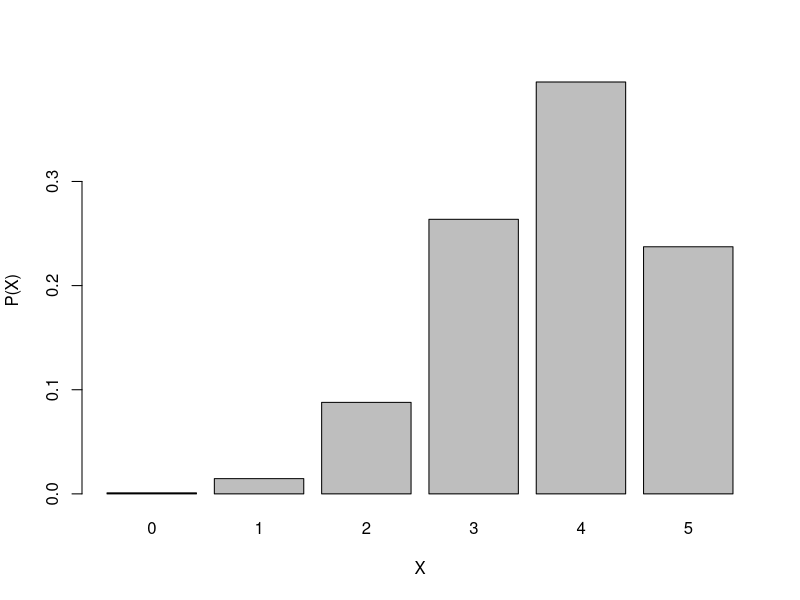
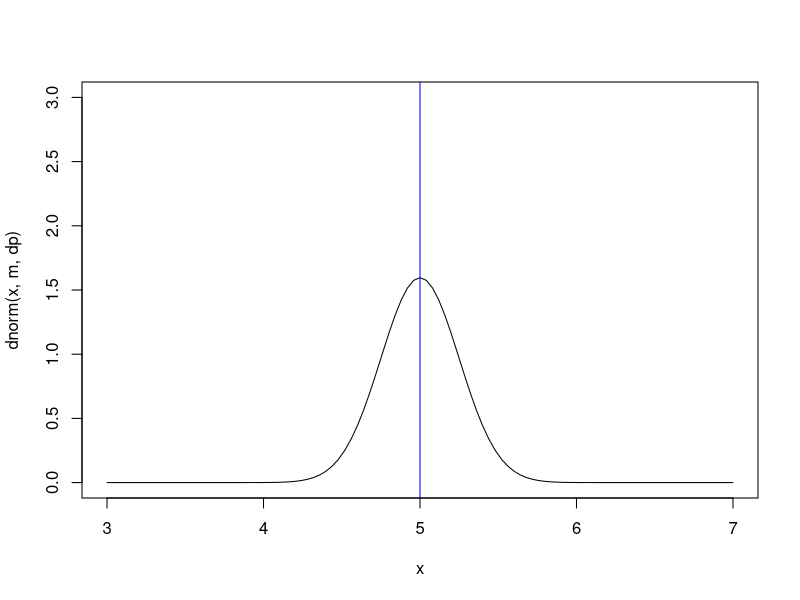
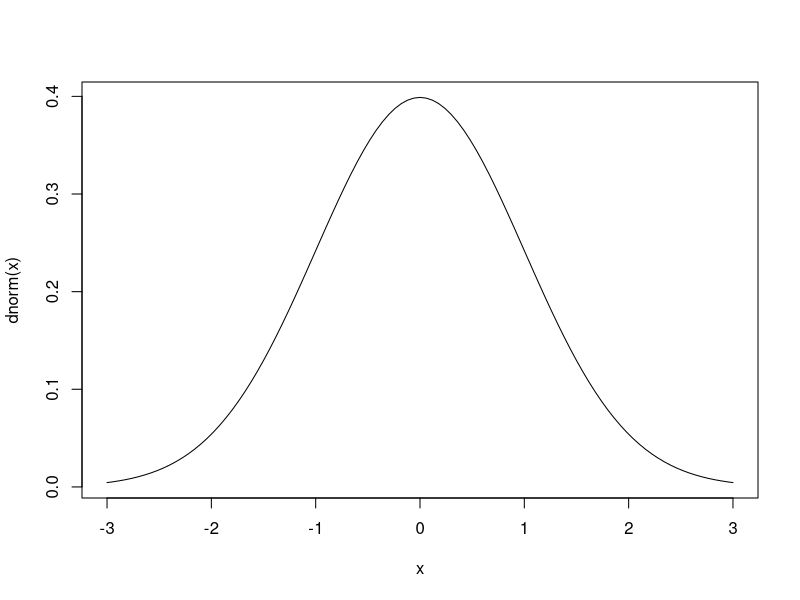
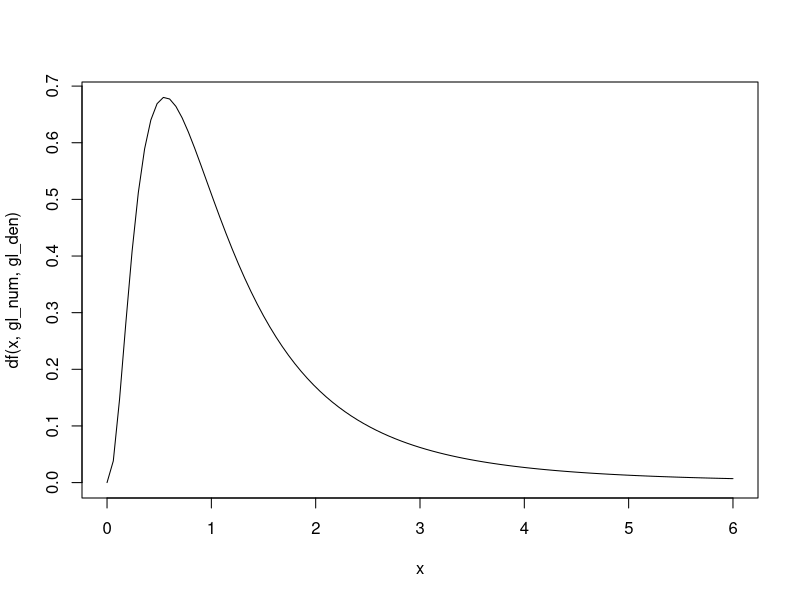
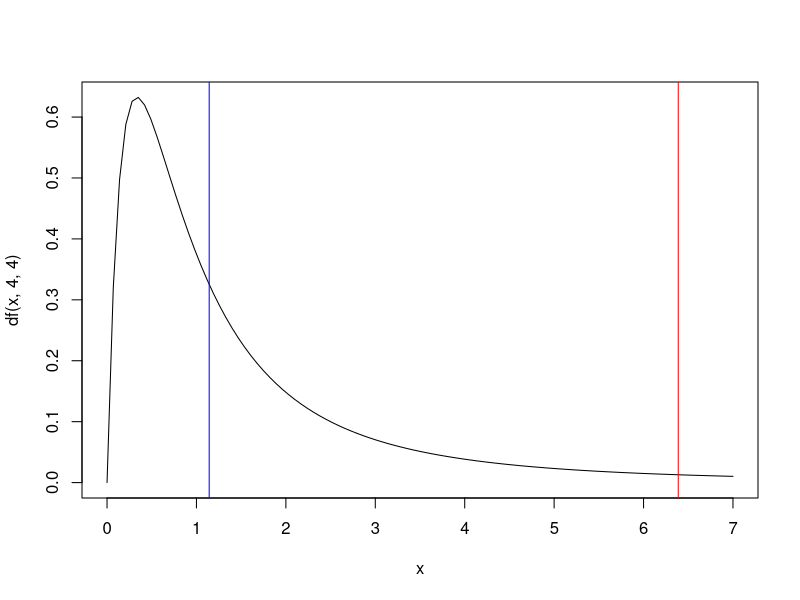
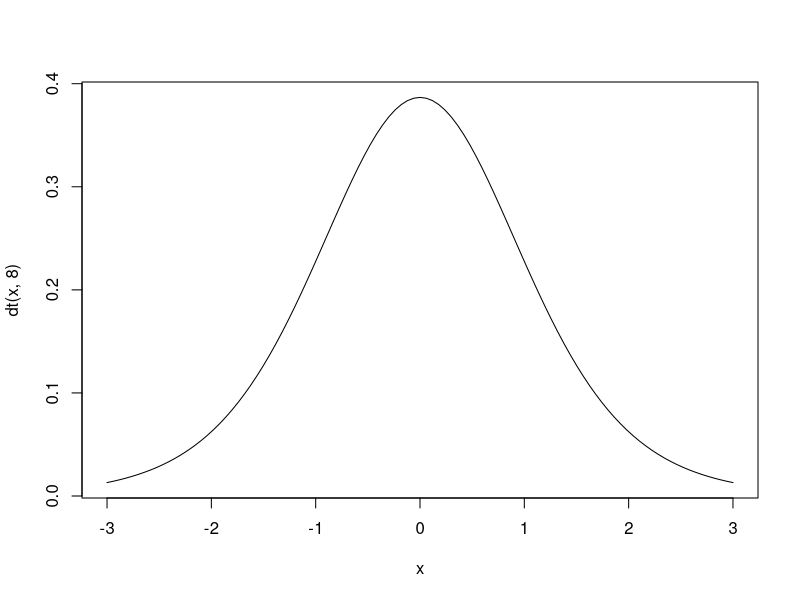

These charts were generated, in order, by the following R code:
# Distribuições de Probabilidade
### Distribuição BINOMIAL
n = 5
p = 0.75
x = 0:n
PX <- dbinom(x, n, p)
barplot(PX, names=x,
        xlab="X",
        ylab="P(X)")

# Ditribuição NORMAL
m = 5
dp = .25
curve(dnorm(x,m,dp), 3, 7, ylim=c(0,3))
abline(v=m,col="blue")

# Encontrando o valor de a
qnorm(.025, m, dp)

# Encontrando o valor de b
qnorm(0.025 + 0.95, m , dp)

# Normal Padronizada
curve(dnorm(x), -3, 3)


# Distribuição F
gl_num <- 7
gl_den <- 7

curve(df(x,gl_num,gl_den), 0, 6)
qf(0.9, gl_num, gl_den)
qf(0.95, gl_num, gl_den)
qf(0.99, gl_num, gl_den)

# Teste de Variâncias
GF <- c(1.63, 1.58, 1.72, 1.71, 1.65)
GM <- c(1.78, 1.81, 1.67, 1.68, 1.76)

curve(df(x,4,4),0,7)
Fobs <- var(GM)/var(GF)
abline(v=Fobs, col="blue")

Fc <- qf(0.95,4,4)
abline(v=Fc, col="red")

var.test(GM,GF)


# Teste de Médias para essas populações
mean(GM)
mean(GF)
t.test(GM,GF, alternative = "t", var.equal = TRUE)

curve(dt(x,8),-3,3)
qt(0.025,8)
qt(0.975,8)








